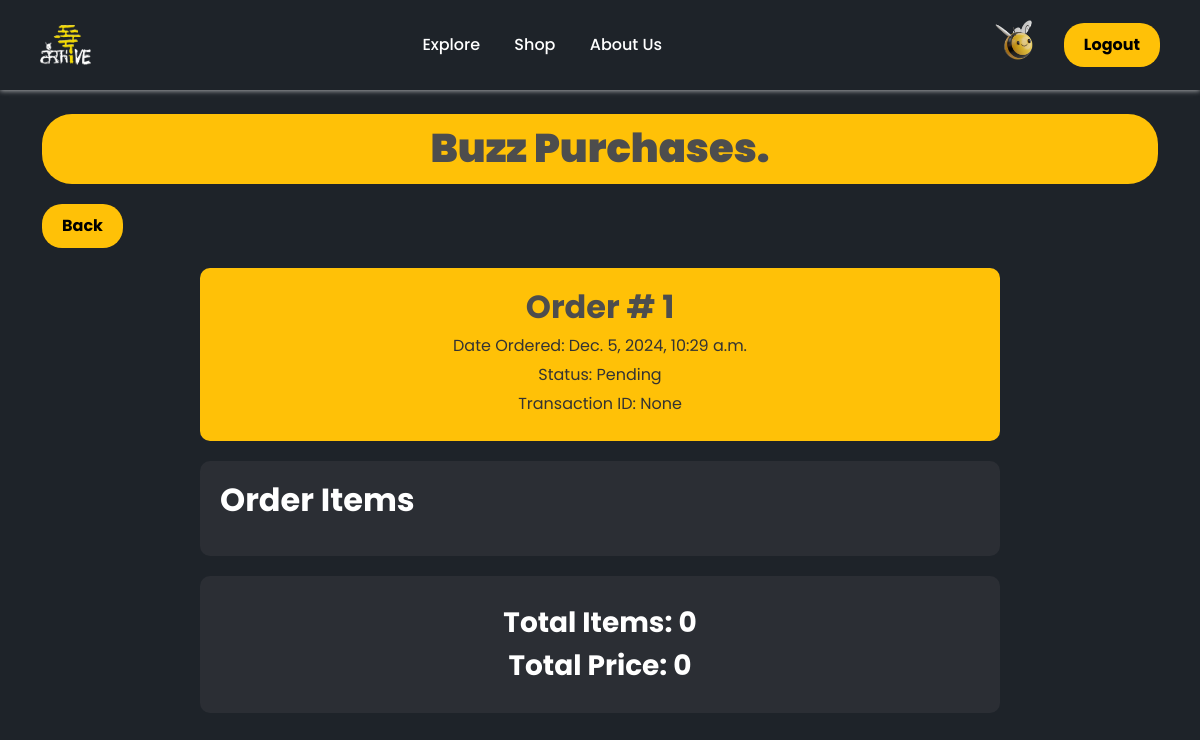
The app's page /order-track/ (signed in), older data.
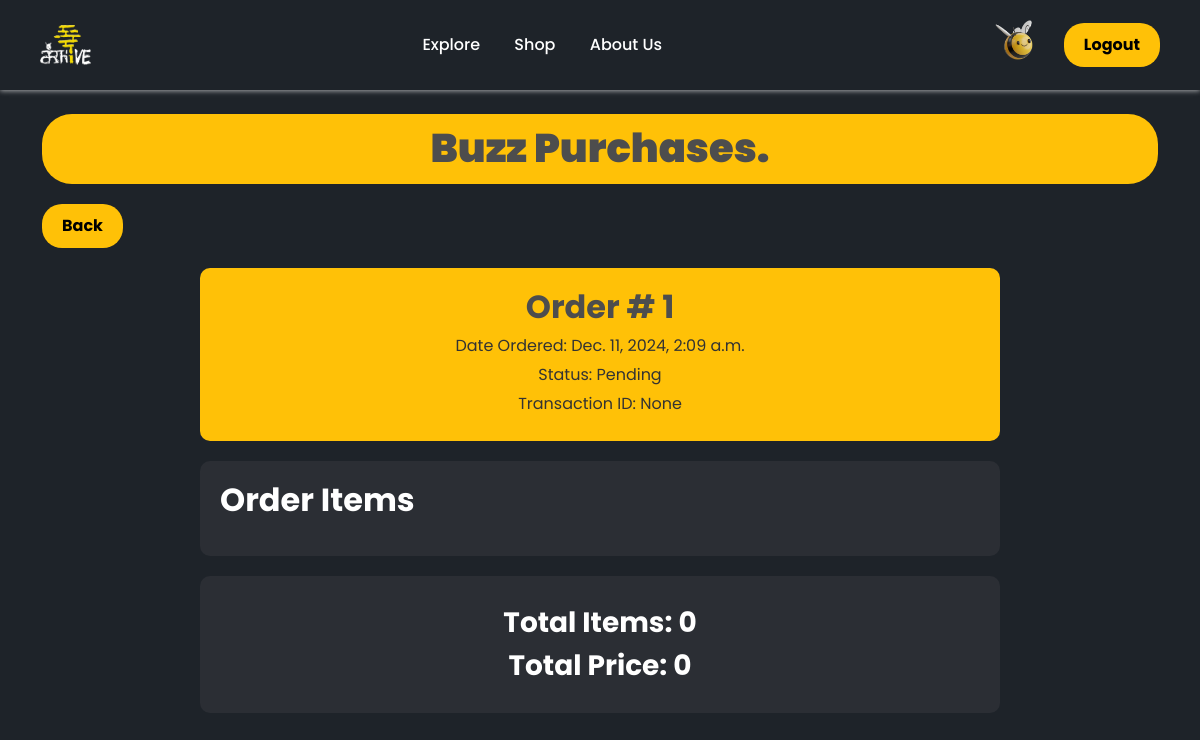
The same page, newer data.
### shop/models.py (models this page shows, shortened)
class Order(models.Model):
    customer = models.ForeignKey(settings.AUTH_USER_MODEL, on_delete=models.SET_NULL, null=True, blank=True)
    date_ordered = models.DateTimeField(auto_now_add=True)
    complete = models.BooleanField(default=False)
    transaction_id = models.CharField(max_length=100, null=True)
    @property
    def get_cart_total(self):
        orderItems = self.orderitem_set.all()
        total = sum([item.get_total for item in orderItems])
        return total
    def get_cart_items(self):
        orderItems = self.orderitem_set.all()
        total = sum([item.quantity for item in orderItems])
        return total

### base/views.py (the view)
# urls.py: path("order-track/", viewOrderTrack, name='orderTrack'),
@login_required
def viewOrderTrack(request):
    user = request.user
    pk = request.user.id
    order = Order.objects.get(id = pk)
    context = {
        'order': order,
        'order_items': order.orderitem_set.all(),
        'total_price': order.get_cart_total,
        'total_items': order.get_cart_items(),
    }
    return render(request, 'honeycomb/order-track.html', context)

### base/models.py (called while the page is built)
    def __str__(self):
        return self.email

### base/templates/honeycomb/order-track.html (shortened to what this page needs)
{% extends 'shop/main.html' %}
{% load static %}
{% block content %}
<link rel="stylesheet" type="text/css" href="{% static 'css/styles.css' %}">
<div class="listing-header">
    <h1 style="font-weight: 900; text-align: center; padding-top: 10px">Buzz Purchases.</h1>
</div>
    <a href="{% url 'base:gallery' %}"><button class="yellow-button">Back</button></a>
<div class="order-head">
    <h2 style="font-weight: 700">Order # {{ order.id }}</h2>
    <p>Date Ordered: {{ order.date_ordered }}</p>
    <p>Status:
        {% if order.complete %}
            Complete
        {% else %}
            Pending
        {% endif %}
    </p>
    <p>Transaction ID: {{ order.transaction_id }}</p>
</div>
<div class="order-items">
    <h2 style="color: white; font-weight: 700">Order Items</h2>
</div>
<div class="order-total">
    <h3 style="color: white; font-weight: 700">Total Items: {{ total_items }}</h3>
    <h3 style="color: white; font-weight: 700">Total Price: {{ total_price }}</h3>
</div>
{% endblock content %}

### shop/templates/shop/main.html (shortened to what this page needs)
<!DOCTYPE html>
{% load static %}
<html>
<head>
    <link href="https://cdn.jsdelivr.net/npm/bootstrap@5.3.2/dist/css/bootstrap.min.css"
          rel="stylesheet"
>
    <link rel="stylesheet" type="text/css" href="{% static 'css/styles.css' %}">
    <link rel="stylesheet" type="text/css" href="{% static 'css/landing.css' %}"/>
    <link rel="stylesheet" type="text/css" href="{% static 'css/view-art.css' %}"/>
</head>
<body>
<div class="navbar">
    <div class="logo">
      <img src="{% static 'resources/Logo.png' %}" alt="Logo" style="height: 40px;">
    </div>
    <div class="nav-links">
      <a href="{% url 'base:gallery' %}">Explore</a>
      <a href="{% url 'shop' %}">Shop</a>
      <a href="{% url 'about' %}">About Us</a>
    </div>
    <div style="display: flex; align-items: center; gap: 10px">
        {% if user.is_authenticated and request.path != '/profile/' %}
        <a href="{% url 'userProfile' %}" class="profile-picture">
            <img src="{% if product.user.profile_url %}{{ product.user.profile_url }}{% else %}{% static 'profile-pictures/default.png' %}{% endif %}"  alt="Profile Picture" style="object-fit: cover; height: 40px; width: 40px;">
        </a>
        <form method="post" action="{% url 'logout' %}">
            <button type="submit" class="yellow-button">Logout</button>
        </form>
        {% elif request.path == '/profile/' %}
        {% else %}
        <a href="{% url 'login' %}">
            <button class="yellow-button">Get Started</button>
        </a>
        {% endif %}
    </div>
  </div>
<div class="container">
<br>
{% block content %}
{% endblock %}
</div>
</body>
</html>

### static/css/styles.css (style rules this page uses)
body { background-color: #1E2329; font-family: "Poppins"; }
* { scrollbar-width: none; -ms-overflow-style: none; }
h1,h2,h3,h4,h5,h6 { color:hsl(0, 0%, 30%); }
.yellow-button { background-color: #ffc107; color: #000; padding: 10px 20px; border: none; border-radius: 20px; cursor: pointer; font-size: 16px; font-weight: bold; }
.listing-header { width: 100%; height: 70px; background-color: #ffc107; border-radius: 30px; margin-bottom: 20px; color: #000000; }

### static/css/landing.css (style rules this page uses)
body { margin: 0; font-family: Poppins, sans-serif; color: #1E2329; }
.navbar { display: flex; justify-content: space-between; align-items: center; background-color: #1E2329; padding: 20px 40px; box-shadow: 0px 1px 5px rgba(255, 255, 255, 0.6); }
.nav-links a { color: white; text-decoration: none; margin: 0 15px; font-size: 16px; font-weight: 500; }

### static/css/view-art.css (style rules this page uses)
body { font-family: Poppins, sans-serif; color: white; margin: 0; padding: 0; justify-content: center; align-items: center; min-height: 100vh; }
.profile-picture { width: 50px; height: 50px; border-radius: 50%; margin-right: 10px; object-fit: cover; }
.profile-picture { width: 50px; height: 50px; border-radius: 50%; margin-right: 10px; }

### base/templates/honeycomb/order-track.html (style rules this page uses)
.order-head { background-color: #ffc107; padding: 20px; border-radius: 10px; margin: 20px auto; text-align: center; max-width: 800px; color: #333; }
.order-head p { margin: 5px 0; }
.order-items { background-color: #2b2e34; padding: 20px; margin: 20px auto; border-radius: 10px; max-width: 800px; }
.order-items h2 { margin-bottom: 15px; }
.order-total { background-color: #2b2e34; padding: 20px; margin: 20px auto; border-radius: 10px; max-width: 800px; text-align: center; }
.order-total h3 { margin: 10px 0; }

Row changes from the older to the newer data that the page shows:
changed Order "None": date_ordered "Dec. 5, 2024, 10:29 a.m." → "Dec. 11, 2024, 2:09 a.m."
